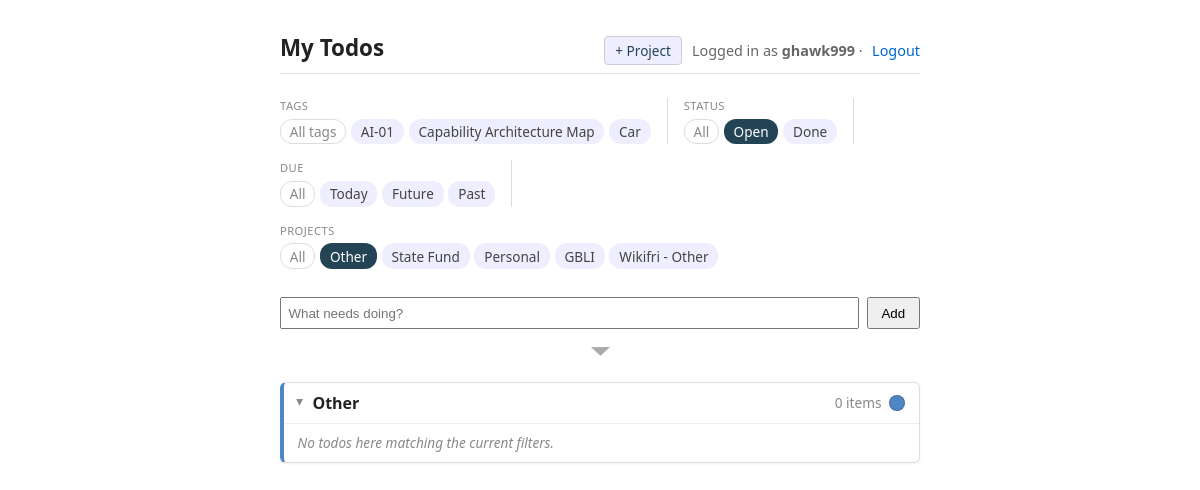
/?project=8 (signed in), run on the app's committed database.
### todos/models.py (models this page shows, shortened)
class Tag(models.Model):
    user = models.ForeignKey(
        settings.AUTH_USER_MODEL,
        on_delete=models.CASCADE,
        related_name='tags',
    )
    name = models.CharField(max_length=50)
    created_at = models.DateTimeField(auto_now_add=True)
    class Meta:
        ordering = ['name']
        constraints = [
            models.UniqueConstraint(Lower('name'), 'user', name='unique_tag_name_per_user_ci'),
        ]

class Project(models.Model):
    user = models.ForeignKey(
        settings.AUTH_USER_MODEL,
        on_delete=models.CASCADE,
        related_name='projects',
    )
    name = models.CharField(max_length=80)
    sort_order = models.PositiveIntegerField(default=0)
    is_catchall = models.BooleanField(default=False)
    color = models.CharField(max_length=7, blank=True, default='')
    created_at = models.DateTimeField(auto_now_add=True)
    class Meta:
        ordering = ['sort_order', 'name']
        constraints = [
            models.UniqueConstraint(fields=['user', 'name'], name='unique_project_name_per_user'),
            models.UniqueConstraint(
                fields=['user'],
                condition=models.Q(is_catchall=True),
                name='one_catchall_per_user',
            ),
        ]
    def __str__(self):
        return self.name

### todos/views.py (the view)
# urls.py: path('', views.todo_list, name='todo_list'),
@login_required
def todo_list(request):
    return render(request, 'todos/list.html', _list_context(request))

### todos/forms.py (shortened to what this page needs)
class ProjectForm(forms.ModelForm):
    class Meta:
        model = Project
        fields = ['name', 'color']
        widgets = {
            'name': forms.TextInput(attrs={'placeholder': 'New project name'}),
            'color': forms.TextInput(attrs={'type': 'color', 'style': 'width:3rem;height:2rem;padding:.1rem;cursor:pointer'}),
        }
    def __init__(self, *args, user=None, **kwargs):
        super().__init__(*args, **kwargs)
        self._user = user
        self.fields['color'].required = False

### todos/views.py (called while the page is built, shortened)
def _get_or_create_catchall(user):
    catchall = user.projects.filter(is_catchall=True).first()
    if catchall is not None:
        return catchall

def _active_tag(request):
    raw = (request.GET.get('tag') or '').strip()
    if not raw:
        return None
    return Tag.objects.filter(user=request.user, name__iexact=raw).first()

def _active_status(request):
    raw = request.GET.get('status')
    if raw is None:
        return 'open'  # default view: open todos only
    raw = raw.strip().lower()
    if raw == 'all':
        return None
    return raw if raw in STATUS_CHOICES else 'open'

def _active_due(request):
    raw = (request.GET.get('due') or '').strip().lower()
    return raw if raw in DUE_CHOICES else None

def _active_project(request):
    raw = (request.GET.get('project') or '').strip()
    if not raw:
        return None
    return request.user.projects.filter(pk=raw).first() if raw.isdigit() else None

### todos/templates/todos/list.html (shortened to what this page needs)
{% extends "base.html" %}
{% block header_actions %}
    <button type="button" id="new-project-btn" class="btn-new-project">+ Project</button>
{% endblock %}
{% block content %}
    <div class="filter-bar">
        {% if used_tags %}
            <div class="filter-group">
                <div class="filter-label">Tags</div>
                <div class="filter-pills">
                    <a class="chip clear {% if not active_tag %}active{% endif %}" href="{% querystring tag=None %}">All tags</a>
                    {% for tag in used_tags %}
                        <a class="chip {% if active_tag and active_tag.pk == tag.pk %}active{% endif %}"
                           href="{% querystring tag=tag.name %}">{{ tag.name }}</a>
                    {% endfor %}
                </div>
            </div>
        {% endif %}
        <div class="filter-group">
            <div class="filter-label">Status</div>
            <div class="filter-pills">
                <a class="chip clear {% if not active_status %}active{% endif %}" href="{% querystring status='all' %}">All</a>
                <a class="chip {% if active_status == 'open' %}active{% endif %}" href="{% querystring status='open' %}">Open</a>
                <a class="chip {% if active_status == 'done' %}active{% endif %}" href="{% querystring status='done' %}">Done</a>
            </div>
        </div>
        <div class="filter-group">
            <div class="filter-label">Due</div>
            <div class="filter-pills">
                <a class="chip clear {% if not active_due %}active{% endif %}" href="{% querystring due=None %}">All</a>
                <a class="chip {% if active_due == 'today' %}active{% endif %}" href="{% querystring due='today' %}">Today</a>
                <a class="chip {% if active_due == 'future' %}active{% endif %}" href="{% querystring due='future' %}">Future</a>
                <a class="chip {% if active_due == 'past' %}active{% endif %}" href="{% querystring due='past' %}">Past</a>
            </div>
        </div>
        {% if projects %}
            <div class="filter-group">
                <div class="filter-label">Projects</div>
                <div class="filter-pills">
                    <a class="chip clear {% if not active_project %}active{% endif %}" href="{% querystring project=None %}">All</a>
                    {% for project in projects %}
                        <a class="chip {% if active_project and active_project.pk == project.pk %}active{% endif %}"
                           href="{% querystring project=project.pk %}">{{ project.name }}</a>
                    {% endfor %}
                </div>
            </div>
        {% endif %}
    </div>
    <form class="add-form" method="post" action="{% url 'todo_add' %}">
        <div class="add-row">
            {{ todo_form.title }}
            <button type="submit">Add</button>
        </div>
        <details class="add-more" {% if todo_form.project.errors or todo_form.tags_text.errors or todo_form.due_date.errors or todo_form.day_of_week.errors %}open{% endif %}>
            <summary title="Show / hide project, tags, due date, and recurring options"></summary>
        </details>
    </form>
    <div id="project-cards">
    {% for group in groups %}
        <details class="card draggable" open draggable="true" data-project-id="{{ group.project.pk }}" style="--card-accent: {{ group.color }}">
            <summary>
                <span class="card-title">{{ group.project.name }}</span>
                <span class="card-count">{{ group.todos|length }} item{{ group.todos|length|pluralize }}</span>
                <button type="button" class="card-color-btn" style="background:{{ group.color }}" data-project-id="{{ group.project.pk }}" title="Edit project color" aria-label="Edit project"></button>
            </summary>
            {% if group.todos %}
                <ul class="todos">
                    {% for todo in group.todos %}
                        <li class="{% if todo.done %}done{% endif %}">
                            <form class="inline toggle-form" method="post" action="{% url 'todo_toggle' todo.pk %}">
                                {% csrf_token %}
                                {% if active_tag %}<input type="hidden" name="next_tag" value="{{ active_tag.name }}">{% endif %}
                                <input type="hidden" name="next_status" value="{{ active_status|default:'all' }}">
                                {% if active_due %}<input type="hidden" name="next_due" value="{{ active_due }}">{% endif %}
                                {% if active_project %}<input type="hidden" name="next_project" value="{{ active_project.pk }}">{% endif %}
                                <input type="checkbox" class="todo-check" {% if todo.done %}checked{% endif %} title="Toggle done" aria-label="Mark complete">
                            </form>
                            <span class="title">
                                {{ todo.title }}
                                {% for t in todo.tags.all %}<span class="row-tag">{{ t.name }}</span>{% endfor %}
                            </span>
                            {% if todo.due_date %}
                                <span class="due-date">due {{ todo.due_date|date:"M j" }}</span>
                            {% endif %}
                            <a href="{% url 'todo_edit' todo.pk %}{% querystring %}" class="edit-btn" title="Edit" aria-label="Edit todo">✎</a>
                            <form class="inline" method="post" action="{% url 'todo_delete' todo.pk %}">
                                {% csrf_token %}
                                {% if active_tag %}<input type="hidden" name="next_tag" value="{{ active_tag.name }}">{% endif %}
                                <input type="hidden" name="next_status" value="{{ active_status|default:'all' }}">
                                {% if active_due %}<input type="hidden" name="next_due" value="{{ active_due }}">{% endif %}
                                {% if active_project %}<input type="hidden" name="next_project" value="{{ active_project.pk }}">{% endif %}
                                <button type="submit" class="delete-btn" title="Delete" aria-label="Delete todo">✕</button>
                            </form>
                        </li>
                    {% endfor %}
                </ul>
            {% else %}
                <p class="card-empty">No todos here{% if active_tag or active_status %} matching the current filters{% endif %}.</p>
            {% endif %}
        </details>
    {% empty %}
        <p style="color:#666">No projects yet — add one above, or add a todo (it'll go into "Other").</p>
    {% endfor %}
    </div>
{% endblock %}

### todos/templates/base.html (shortened to what this page needs)
{% load static %}
<!doctype html>
<html lang="en">
<head>
</head>
<body>
<header>
    <h1>My Todos</h1>
    <nav>
        {% if user.is_authenticated %}
            {% block header_actions %}{% endblock %}
            <span class="nav-user">Logged in as <strong>{{ user.username }}</strong> ·</span>
            <form class="inline" method="post" action="{% url 'logout' %}">
                <button type="submit" class="link">Logout</button>
            </form>
        {% else %}
            <a href="{% url 'login' %}">Login</a> · <a href="{% url 'signup' %}">Sign up</a>
        {% endif %}
    </nav>
</header>
<main>
    {% block content %}{% endblock %}
</main>
</body>
</html>

### todos/templates/base.html (style rules this page uses)
body { font-family: system-ui, sans-serif; max-width: 640px; margin: 2rem auto; padding: 0 1rem; color: #222; }
header { display: flex; justify-content: space-between; align-items: baseline; border-bottom: 1px solid #ddd; padding-bottom: .5rem; margin-bottom: 1.5rem; }
header h1 { margin: 0; font-size: 1.4rem; }
header nav { font-size: .9rem; color: #666; display: flex; align-items: center; gap: .6rem; }
header nav .nav-user { line-height: 1.6; }
header nav a, header nav .link { color: #06c; text-decoration: none; background: none; border: none; padding: 0; cursor: pointer; font: inherit; }
form.inline { display: inline; }
.add-form { display: flex; flex-direction: column; gap: .25rem; margin-bottom: 1rem; }
.add-form .add-row { display: flex; gap: .5rem; align-items: center; }
.add-form .add-row input[type=text] { flex: 1; padding: .4rem; }
.add-form input[type=text] { padding: .4rem; }
.add-form button { padding: .4rem .8rem; }
.add-form details.add-more > summary { cursor: pointer; user-select: none; list-style: none; color: #aaa; padding: .35rem 0; width: 100%; text-align: center; border-radius: 4px; transition: background .1s, color .1s; }
.add-form details.add-more > summary::before { content: '▾'; display: inline-block; font-size: 1.1rem; line-height: 1; transform: scaleX(2.2); transition: transform .15s; transform-origin: center; }
button.link { color: #c33; }
.btn-new-project { padding: .25rem .65rem; background: #eef; color: #245; border: 1px solid #ccd; border-radius: 4px; cursor: pointer; font: inherit; font-size: .85rem; }
details.card { border: 1px solid #ddd; border-left: 4px solid var(--card-accent, #ddd); border-radius: 6px; margin: 1rem 0; background: #fff; }
details.card[open] { box-shadow: 0 1px 3px rgba(0,0,0,.06); }
details.card summary { padding: .55rem .85rem; cursor: pointer; user-select: none; display: flex; align-items: center; gap: .5rem; list-style: none; }
details.card summary::before { content: '▸'; color: #888; font-size: .85rem; transition: transform .15s; display: inline-block; flex-shrink: 0; }
details.card[open] summary::before { transform: rotate(90deg); }
details.card[open] summary { border-bottom: 1px solid #eee; }
details.card .card-title { font-weight: 600; }
details.card .card-count { color: #888; font-size: .85rem; margin-left: auto; }
details.card .card-empty { padding: .6rem .85rem; color: #888; font-size: .85rem; font-style: italic; margin: 0; }
details.card.draggable > summary { cursor: grab; }
.card-color-btn { width: 1rem; height: 1rem; border-radius: 50%; border: 1.5px solid rgba(0,0,0,.2); cursor: pointer; padding: 0; flex-shrink: 0; background: var(--card-accent, #ddd); }
.filter-bar { display: flex; align-items: stretch; gap: 1rem; margin: .25rem 0 1.75rem; flex-wrap: wrap; font-size: .85rem; }
.filter-group { display: flex; flex-direction: column; gap: .35rem; min-width: 0; }
.filter-label { font-size: .7rem; color: #888; text-transform: uppercase; letter-spacing: .04em; }
.filter-pills { display: flex; flex-wrap: wrap; gap: .3rem; }
.chip { color: #444; background: #eef; padding: .15rem .55rem; border-radius: 12px; text-decoration: none; border: 1px solid transparent; }
.chip.active { background: #245; color: #fff; }
.chip.clear { background: transparent; color: #888; border-color: #ddd; }

### data on the page
Tag: name "AI-01"
Tag: name "Capability Architecture Map"
Tag: name "Car"
Project: name "Other", project.name "Other", todos|length "0"
Project: name "State Fund"
Project: name "Personal"
Project: name "GBLI"
Project: name "Wikifri - Other"

### other printed values
{{ user.username }} "ghawk999"
